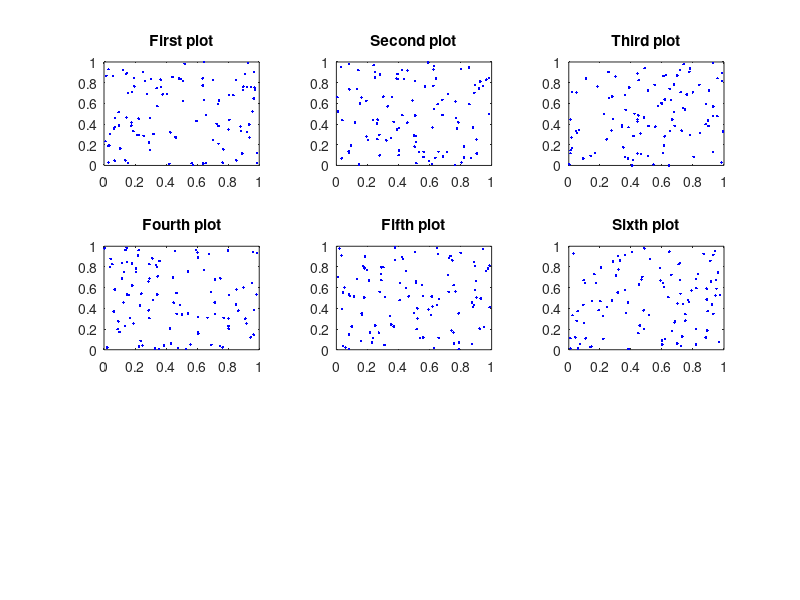

Write the MATLAB code that produced this figure.
figure;

subplot(3,3,1);
x=rand(100,1);
y=rand(100,1);
plot(x,y,'b.');
title('First plot');

subplot(3,3,2);
x=rand(100,1);
y=rand(100,1);
plot(x,y,'b.');
title('Second plot');


subplot(3,3,3);
x=rand(100,1);
y=rand(100,1);
plot(x,y,'b.');
title('Third plot');


subplot(3,3,4);
x=rand(100,1);
y=rand(100,1);
plot(x,y,'b.');
title('Fourth plot');

subplot(3,3,5);
x=rand(100,1);
y=rand(100,1);
plot(x,y,'b.');
title('Fifth plot');

subplot(3,3,6);
x=rand(100,1);
y=rand(100,1);
plot(x,y,'b.');
title('Sixth plot');
